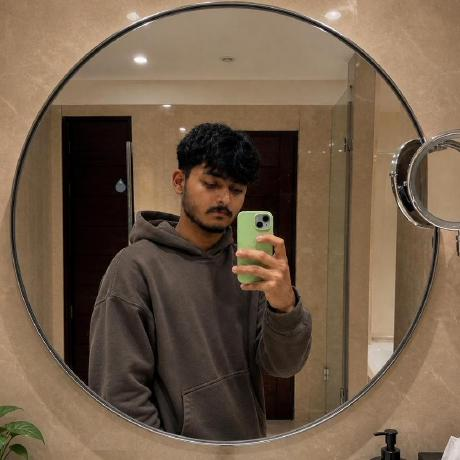
#> input picture source-photo.png, 460 x 460 px
$ python make_ascii_svg.py
#> lines starting #> are read from the running program, lines starting #| are printed output that depends on the picture
#!/usr/bin/env python3
"""
Convert a portrait photo into a monochrome ASCII-art SVG.
"""
import html
import os
import sys
from PIL import Image, ImageEnhance, ImageFilter

HERE = os.path.dirname(os.path.abspath(__file__))
SRC = sys.argv[1] if len(sys.argv) > 1 else os.path.join(HERE, "..", "source-photo.png")
OUT = sys.argv[2] if len(sys.argv) > 2 else os.path.join(HERE, "..", "sayyed-ascii.svg")

COLS = int(os.environ.get("COLS", 180))
ART_W_TARGET = 800
CELL_W = ART_W_TARGET / COLS
CELL_H = CELL_W * 15 / 8
ROWS = round(COLS * 8 / 15)
RAMP = " .`:-=+*cs#%@"

CONTRAST = 1.15
BRIGHTNESS = 1.05
GAMMA = 1.12
WHITE_FLOOR = 0.85

PAD = 20
TITLEBAR_H = 30
STATUS_H = 30
ART_W = COLS * CELL_W
ART_H = ROWS * CELL_H
CANVAS_W = ART_W + PAD * 2
CANVAS_H = TITLEBAR_H + ART_H + STATUS_H + PAD

BG = "#0d1117"
BG2 = "#111722"
FRAME = "#30363d"
TITLE_TEXT = "#7d8590"
INK = "#c9d1d9"
CURSOR = "#58a6ff"

ROW_DUR = 5.8 / ROWS
STAGGER = ROW_DUR

im = Image.open(SRC).convert("L")
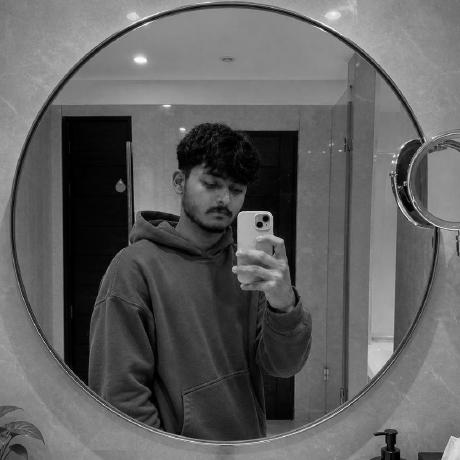
#> im: PIL image 460x460 L; min 0, max 253, mean 96.6
im = ImageEnhance.Brightness(im).enhance(BRIGHTNESS)
im = ImageEnhance.Contrast(im).enhance(CONTRAST)
im = im.resize((COLS, ROWS), Image.LANCZOS)
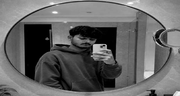
#> im: PIL image 180x96 L; min 0, max 255, mean 101.4
px = im.load()

STATIC = bool(os.environ.get("STATIC"))

rows_txt = []
for y in range(ROWS):
    chars = []
    for x in range(COLS):
        lum = px[x, y] / 255.0
        lum = pow(lum, GAMMA)
        if lum >= WHITE_FLOOR:
            chars.append(" ")
            continue
        idx = int((1.0 - lum) * (len(RAMP) - 1) + 0.5)
        idx = max(0, min(len(RAMP) - 1, idx))
        chars.append(RAMP[idx])
    rows_txt.append("".join(chars))
#> after the loop, rows_txt = 96 items

art_top = TITLEBAR_H + PAD * 0.35

parts = [
    f'<svg xmlns="http://www.w3.org/2000/svg" width="{CANVAS_W}" height="{CANVAS_H}" '
    f'viewBox="0 0 {CANVAS_W} {CANVAS_H}" font-family="ui-monospace, SFMono-Regular, '
    f'Menlo, Consolas, monospace">',
    '<defs>'
    f'<linearGradient id="bg" x1="0" y1="0" x2="0" y2="1">'
    f'<stop offset="0" stop-color="{BG2}"/><stop offset="1" stop-color="{BG}"/>'
    '</linearGradient></defs>',
    f'<rect width="{CANVAS_W}" height="{CANVAS_H}" rx="12" fill="url(#bg)"/>',
    f'<rect x="0.5" y="0.5" width="{CANVAS_W-1}" height="{CANVAS_H-1}" rx="12" '
    f'fill="none" stroke="{FRAME}" stroke-width="1"/>',
    f'<line x1="0" y1="{TITLEBAR_H}" x2="{CANVAS_W}" y2="{TITLEBAR_H}" stroke="{FRAME}"/>',
]

for i, dotcol in enumerate(["#ff5f56", "#ffbd2e", "#27c93f"]):
    parts.append(f'<circle cx="{PAD + i*16}" cy="{TITLEBAR_H/2}" r="5" fill="{dotcol}"/>')

parts.append(
    f'<text x="{CANVAS_W/2}" y="{TITLEBAR_H/2 + 4}" fill="{TITLE_TEXT}" font-size="12" '
    f'text-anchor="middle">sayyed@terminal: ~$ ./portrait.sh</text>'
)

font_size = CELL_H * 0.86
for ry, line in enumerate(rows_txt):
    y = art_top + ry * CELL_H + CELL_H * 0.74
    row_y = art_top + ry * CELL_H
    delay = ry * STAGGER
    safe = html.escape(line)
    text = (f'<text xml:space="preserve" x="{PAD}" y="{y:.1f}" fill="{INK}" '
            f'font-size="{font_size:.1f}" textLength="{ART_W}" lengthAdjust="spacing">{safe}</text>')

    if STATIC:
        parts.append(text)
        continue

    parts.append(
        f'<clipPath id="r{ry}"><rect x="{PAD}" y="{row_y:.1f}" height="{CELL_H}" width="0">'
        f'<animate attributeName="width" from="0" to="{ART_W}" begin="{delay:.3f}s" '
        f'dur="{ROW_DUR:.2f}s" fill="freeze"/></rect></clipPath>'
    )
    parts.append(f'<g clip-path="url(#r{ry})">{text}</g>')
    parts.append(
        f'<rect y="{row_y+1:.1f}" width="{CELL_W}" height="{CELL_H-2}" fill="{CURSOR}" opacity="0">'
        f'<animate attributeName="x" from="{PAD}" to="{PAD+ART_W}" begin="{delay:.3f}s" '
        f'dur="{ROW_DUR:.2f}s" fill="freeze"/>'
        f'<set attributeName="opacity" to="0.85" begin="{delay:.3f}s"/>'
        f'<set attributeName="opacity" to="0" begin="{delay+ROW_DUR:.3f}s"/></rect>'
    )
#> this loop made 96 passes
#> (y, row_y, delay) on passes 1 to 12: (43.17, 37, 0), (51.5, 45.33, 0.0604), (59.83, 53.67, 0.121), (68.17, 62, 0.181), (76.5, 70.33, 0.242), (84.83, 78.67, 0.302), (93.17, 87, 0.362), (101.5, 95.33, 0.423), (109.8, 103.7, 0.483), (118.2, 112, 0.544), (126.5, 120.3, 0.604), (134.8, 128.7, 0.665)
#> after the loop, parts = 297 items

status_line_y = TITLEBAR_H + ART_H + PAD * 0.35
status_y = status_line_y + 19
parts.append(f'<line x1="0" y1="{status_line_y:.1f}" x2="{CANVAS_W}" y2="{status_line_y:.1f}" stroke="{FRAME}"/>')
parts.append(f'<text x="{PAD}" y="{status_y:.1f}" fill="{TITLE_TEXT}" font-size="13">'
             f'sayyed@terminal:~$ whoami <tspan fill="{INK}">Sayyed Zaidi (Analyst &amp; Explorer)</tspan></text>')
status_chars = len("sayyed@terminal:~$ whoami Sayyed Zaidi (Analyst & Explorer) ")
parts.append(f'<rect x="{PAD + status_chars * 13 * 0.58:.1f}" y="{status_y-12:.1f}" width="8" height="14" fill="{CURSOR}">'
             f'<animate attributeName="opacity" values="1;1;0;0" keyTimes="0;0.5;0.51;1" '
             f'dur="1s" repeatCount="indefinite"/></rect>')

parts.append("</svg>")
svg = "".join(parts)
with open(OUT, "w", encoding="utf-8") as f:
    f.write(svg)
print("wrote", OUT, len(svg), "bytes;", CANVAS_W, "x", CANVAS_H)
#| wrote scripts/../sayyed-ascii.svg 80177 bytes; 840.0 x 880.0
